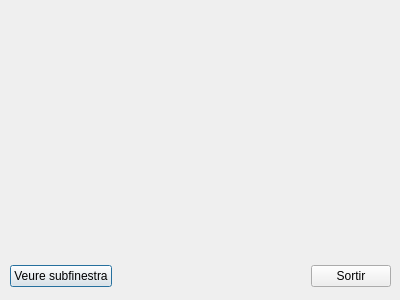
<?xml version="1.0" encoding="UTF-8"?>
<ui version="4.0">
 <class>Dialog</class>
 <widget class="QDialog" name="Dialog">
  <property name="geometry">
   <rect>
    <x>0</x>
    <y>0</y>
    <width>400</width>
    <height>300</height>
   </rect>
  </property>
  <property name="windowTitle">
   <string>Dialog</string>
  </property>
  <widget class="QWidget" name="">
   <property name="geometry">
    <rect>
     <x>10</x>
     <y>260</y>
     <width>381</width>
     <height>33</height>
    </rect>
   </property>
   <layout class="QHBoxLayout" name="horizontalLayout">
    <item>
     <widget class="QPushButton" name="pushButton_2">
      <property name="text">
       <string>Veure subfinestra</string>
      </property>
     </widget>
    </item>
    <item>
     <spacer name="horizontalSpacer">
      <property name="orientation">
       <enum>Qt::Horizontal</enum>
      </property>
      <property name="sizeHint" stdset="0">
       <size>
        <width>40</width>
        <height>20</height>
       </size>
      </property>
     </spacer>
    </item>
    <item>
     <widget class="QPushButton" name="pushButton">
      <property name="text">
       <string>Sortir</string>
      </property>
     </widget>
    </item>
   </layout>
  </widget>
 </widget>
 <resources/>
 <connections>
  <connection>
   <sender>pushButton</sender>
   <signal>clicked()</signal>
   <receiver>Dialog</receiver>
   <slot>tancar()</slot>
   <hints>
    <hint type="sourcelabel">
     <x>337</x>
     <y>275</y>
    </hint>
    <hint type="destinationlabel">
     <x>345</x>
     <y>222</y>
    </hint>
   </hints>
  </connection>
  <connection>
   <sender>pushButton_2</sender>
   <signal>clicked()</signal>
   <receiver>Dialog</receiver>
   <slot>mostraSub()</slot>
   <hints>
    <hint type="sourcelabel">
     <x>91</x>
     <y>271</y>
    </hint>
    <hint type="destinationlabel">
     <x>150</x>
     <y>191</y>
    </hint>
   </hints>
  </connection>
 </connections>
 <slots>
  <slot>tancar()</slot>
  <slot>mostraSub()</slot>
 </slots>
</ui>
